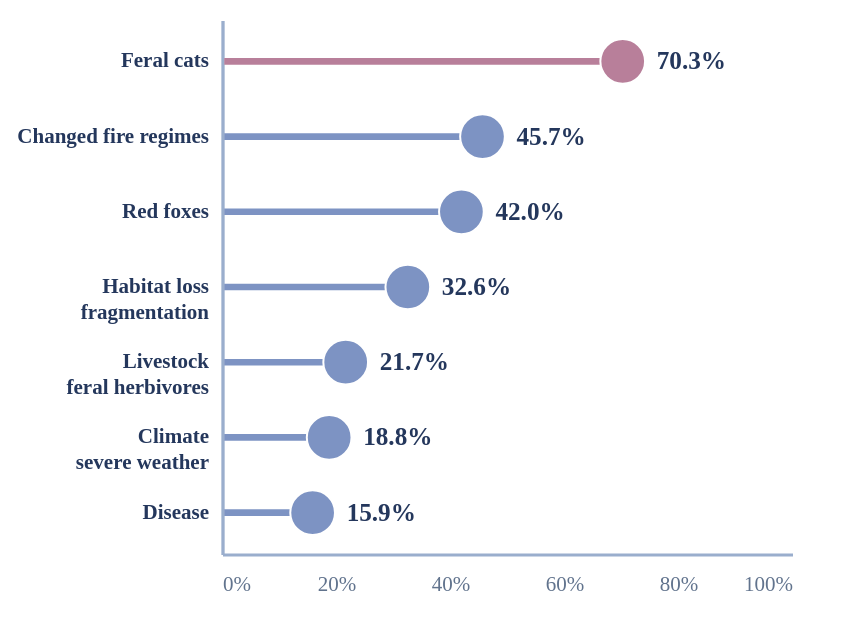

Here is the Vega-Lite specification saved for this chart:
### Vega-Lite specification from a JSON file in a GitHub repository (floating-point values rounded to 4 significant figures)
{"$schema": "https://vega.github.io/schema/vega-lite/v5.json", "description": "Lollipop chart: percentage of 138 Australian terrestrial mammal species identified with each threat in Woinarski et al. (2015), shown immediately beside each dot. Exact counts available in tooltips; threats overlap.", "background": "#FFFFFF", "autosize": {"type": "pad", "contains": "padding"}, "width": 285, "height": 267, "data": {"values": [{"threat": "Feral cats", "paper_label": "Feral cats", "species": 97, "rank": 1, "percent": 70.3, "percent_label": "70.3%"}, {"threat": "Changed fire regimes", "paper_label": "Changed fire regimes", "species": 63, "rank": 2, "percent": 45.7, "percent_label": "45.7%"}, {"threat": "Red foxes", "paper_label": "Red foxes", "species": 58, "rank": 3, "percent": 42.0, "percent_label": "42.0%"}, {"threat": "Habitat loss / fragmentation", "paper_label": "Habitat loss / fragmentation", "species": 45, "rank": 4, "percent": 32.6, "percent_label": "32.6%"}, {"threat": "Livestock / feral herbivores", "paper_label": "Livestock / feral herbivores", "species": 30, "rank": 5, "percent": 21.7, "percent_label": "21.7%"}, {"threat": "Climate / severe weather", "paper_label": "Climate / severe weather", "species": 26, "rank": 6, "percent": 18.8, "percent_label": "18.8%"}, {"threat": "Disease", "paper_label": "Disease", "species": 22, "rank": 7, "percent": 15.9, "percent_label": "15.9%"}]}, "encoding": {"y": {"field": "threat", "type": "nominal", "sort": ["Feral cats", "Changed fire regimes", "Red foxes", "Habitat loss / fragmentation", "Livestock / feral herbivores", "Climate / severe weather", "Disease"], "axis": {"title": null, "labelColor": "#24375C", "labelFont": "DM Sans", "labelFontSize": 10.5, "labelFontWeight": 600, "labelLimit": 125, "labelPadding": 7, "domain": true, "ticks": false, "domainColor": "#9AAECD", "domainWidth": 1.65, "labelExpr": "split(datum.label, ' / ')", "labelLineHeight": 13}, "scale": {"domain": ["Feral cats", "Changed fire regimes", "Red foxes", "Habitat loss / fragmentation", "Livestock / feral herbivores", "Climate / severe weather", "Disease"], "paddingInner": 0.2, "paddingOuter": 0.15}}, "x": {"field": "percent", "type": "quantitative", "scale": {"domain": [0, 100]}, "axis": {"title": null, "titleColor": "#24375C", "titleFont": "DM Sans", "titleFontSize": 10.5, "titleFontWeight": 600, "titlePadding": 12, "labelColor": "#61738D", "labelFont": "DM Sans", "labelFontSize": 10.5, "labelPadding": 10, "values": [0, 20, 40, 60, 80, 100], "labelExpr": "datum.value + '%'", "grid": false, "gridColor": "#E8EDF6", "gridWidth": 1, "domain": true, "domainColor": "#9AAECD", "domainWidth": 1.4, "tickColor": "#B8C4D9", "tickWidth": 1.2, "tickSize": 5, "ticks": false}}}, "layer": [{"mark": {"type": "rule", "strokeWidth": 3.3, "strokeCap": "butt"}, "encoding": {"x": {"datum": 0.4}, "x2": {"field": "percent"}, "color": {"condition": {"test": "datum.rank == 1", "value": "#B87F9A"}, "value": "#7D93C3"}, "tooltip": [{"field": "paper_label", "type": "nominal", "title": "Threat factor"}, {"field": "species", "type": "quantitative", "title": "Species at risk", "format": ".0f"}, {"field": "percent", "type": "quantitative", "title": "Share of 138 species", "format": ".1f"}]}}, {"mark": {"type": "circle", "size": 500, "opacity": 1, "stroke": "#FFFFFF", "strokeWidth": 1.0}, "encoding": {"color": {"condition": {"test": "datum.rank == 1", "value": "#B87F9A"}, "value": "#7D93C3"}, "tooltip": [{"field": "paper_label", "type": "nominal", "title": "Threat factor"}, {"field": "species", "type": "quantitative", "title": "Species at risk", "format": ".0f"}, {"field": "percent", "type": "quantitative", "title": "Share of 138 species (%)", "format": ".1f"}]}}, {"mark": {"type": "text", "align": "left", "baseline": "middle", "dx": 17, "font": "DM Sans", "fontSize": 12.6, "fontWeight": 800, "color": "#24375C"}, "encoding": {"text": {"field": "percent_label", "type": "nominal"}, "tooltip": [{"field": "paper_label", "type": "nominal", "title": "Threat factor"}, {"field": "species", "type": "quantitative", "title": "Species at risk", "format": ".0f"}, {"field": "percent", "type": "quantitative", "title": "Share of 138 species (%)", "format": ".1f"}]}}], "config": {"font": "DM Sans", "view": {"stroke": null}, "axis": {"grid": false}}, "padding": {"left": 8, "right": 25, "top": 10, "bottom": 12}}
